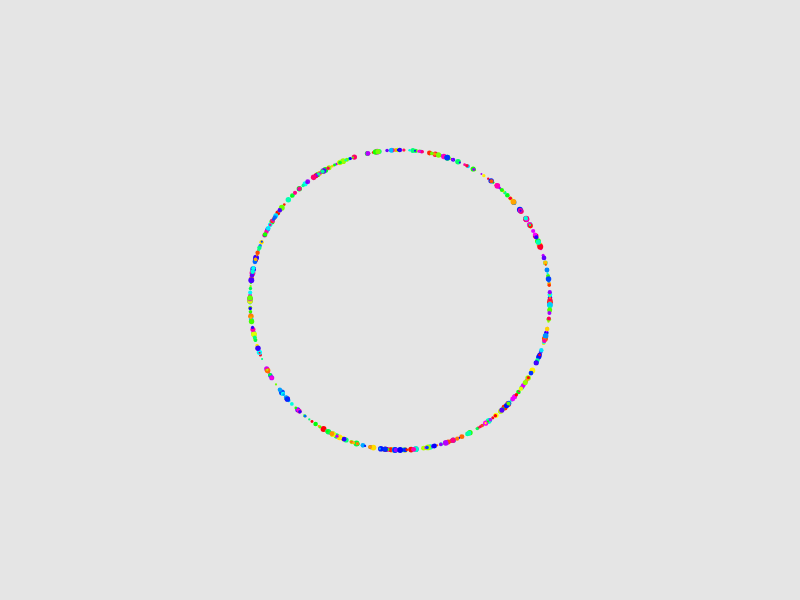
Frame 1 (no input)
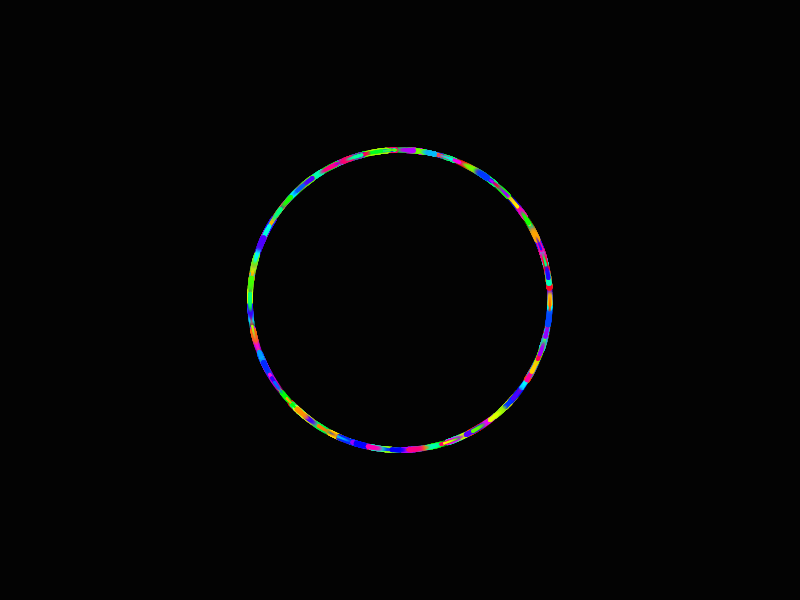
Frame 60 (no input)
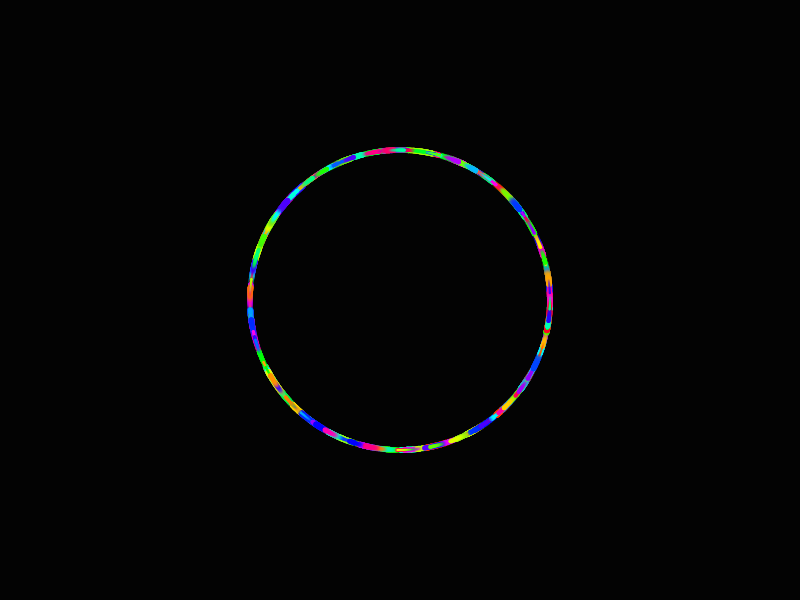
Frame 120 (the mouse pressed at the canvas centre since frame 60)

The p5.js sketch that drew these frames (run headless with seeded random() and noise() and a simulated clock; from frame 60 on, the mouse is pressed at the canvas centre):

// p5.js sketch
// ── sketch.js
let particles = [];
const numParticles = 500;
const centerX = 400;
const centerY = 300;
const orbitRadius = 150;
const orbitSpeed = 0.005;

function setup() {
  createCanvas(800, 600);
  colorMode(HSB, 360, 100, 100, 1);
  noStroke();
  
  for (let i = 0; i < numParticles; i++) {
    particles.push({
      angle: random(TWO_PI),
      speed: random(0.95, 1.05) * orbitSpeed,
      size: random(2, 6),
      hue: random(360),
      trail: []
    });
  }
}

function draw() {
  background(0, 0, 0, 0.1); // Semi-transparent background for trail fading

  for (let p of particles) {
    p.angle += p.speed;
    
    const x = centerX + cos(p.angle) * orbitRadius;
    const y = centerY + sin(p.angle) * orbitRadius;
    
    // Add current position to trail
    p.trail.push({x, y, alpha: 1});
    
    // Limit trail length
    if (p.trail.length > 20) {
      p.trail.shift();
    }
    
    // Draw trail
    for (let i = 0; i < p.trail.length; i++) {
      const point = p.trail[i];
      const alpha = point.alpha * (i / p.trail.length);
      fill(p.hue, 100, 100, alpha);
      ellipse(point.x, point.y, p.size);
    }
    
    // Draw particle
    fill(p.hue, 100, 100, 1);
    ellipse(x, y, p.size);
  }
}
